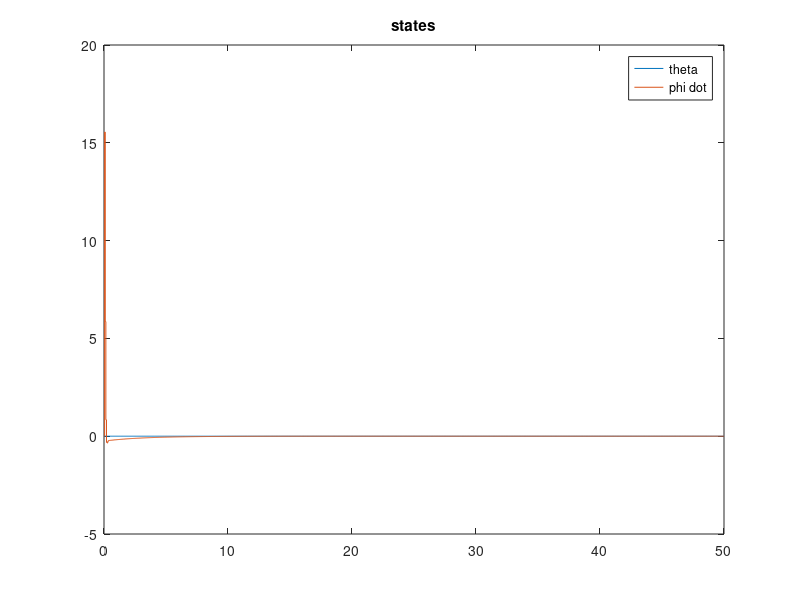

The MATLAB script that drew this image:
clear all
close all
clc

load('reaction_pendulum.mat')
%% LQR
h=0.05;
Ts = 0.05;
G_disc = ss(Phi, Gamma, C, D, Ts);
G_cont = ss(A,B,C,D);

% poles_disc = pole(G_disc);

poles_cont = pole(G_cont);
%% downward equilibrium
% q1 = 1e2;
% q2 = 1e2; 
% q3 = 1e-4;
% 
% Q =[q1 0 0;
%     0 q2 0;
%     0 0 q3];
% R = 1e2;
%% upwards
q1 = 1e5;
q2 = 1e2; 
q3 = 1e-3;
Q =[q1 0 0;
    0 q2 0;
    0 0 q3];
R = 1e0;
%%

K_lqr = dlqr(Phi,Gamma, Q,R);
disp(K_lqr);
poles_cont_5 = 5*poles_cont;
poles_disc = pole(G_disc);

p1_obsv = exp(poles_cont_5(1)*Ts);
p2_obsv = exp(poles_cont_5(2)*Ts);
p3_obsv = exp(poles_cont_5(3)*Ts);

p_obsv = [p1_obsv, p2_obsv, p3_obsv]';

% L = place(Phi', C', p_obsv)';
p_obsv_disc = eig(Phi - Gamma*K_lqr)*0.9;
sys_cl = ss(Phi-Gamma*K_lqr, Gamma, G_disc.C, G_disc.D, Ts);
sys_cl_cont= d2c(sys_cl, 'zoh');
poles_cl_cont= pole(sys_cl_cont);

poles_cl_cont_5 = 3*poles_cl_cont;


p1_obsv_dc = exp(poles_cl_cont_5(1)*Ts);
p2_obsv_dc = exp(poles_cl_cont_5(2)*Ts);
p3_obsv_dc = exp(poles_cl_cont_5(3)*Ts);

p_obsv_dc = [p1_obsv_dc;p2_obsv_dc;p3_obsv_dc];

L = place(Phi', C', p_obsv_dc)';
% 
Phi_obsv = [Phi - Gamma*K_lqr Gamma*K_lqr;
            zeros(3,3) Phi-L*C];

% Phi_obsv = Phi - Gamma*K_lqr;
Gamma_obsv = [Gamma;
    zeros(size(Gamma))];

C_obsv = [1 0 0; 0 0 1];
C_obsv = eye(6);

sysObserver = ss(Phi_obsv, Gamma_obsv, C_obsv,[], Ts);
sys_cl = ss(Phi-Gamma*K_lqr, Gamma, G_disc.C, G_disc.D, Ts);
t = 0:Ts:50;
u = zeros(size(t));
y = lsim(sysObserver, u, t, [0.1 0.02 0.0 0.1 0.1 0.1]');
y = lsim(sys_cl, u, t, [0.01 0 0]');
figure(1)
stairs(t, y(:,1))
hold on
stairs(t, y(:,2))
% stairs(t, y(:,3))
title('states')
legend('theta', 'phi dot')
% figure(2)
% stairs(t, y(:,4))
% hold on
% stairs(t, y(:,5))
% stairs(t, y(:,6))
% title('e')